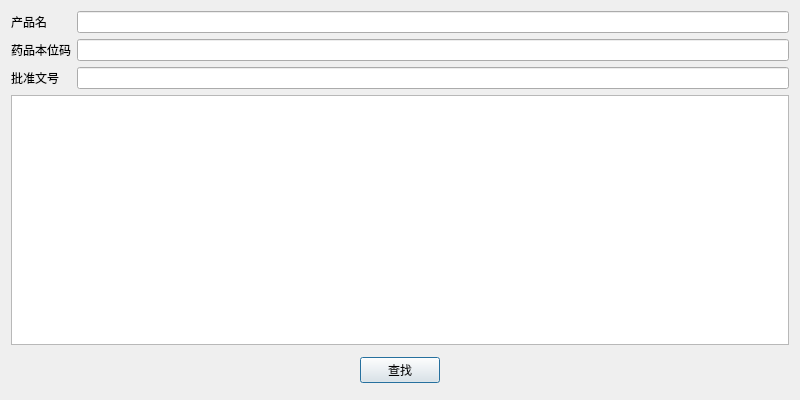
<?xml version="1.0" encoding="UTF-8"?>
<ui version="4.0">
 <class>medicine_selecter</class>
 <widget class="QDialog" name="medicine_selecter">
  <property name="geometry">
   <rect>
    <x>0</x>
    <y>0</y>
    <width>800</width>
    <height>400</height>
   </rect>
  </property>
  <property name="windowTitle">
   <string>Dialog</string>
  </property>
  <layout class="QVBoxLayout" name="verticalLayout">
   <item>
    <layout class="QFormLayout" name="formLayout">
     <item row="0" column="0">
      <widget class="QLabel" name="label">
       <property name="text">
        <string>产品名</string>
       </property>
      </widget>
     </item>
     <item row="1" column="0">
      <widget class="QLabel" name="label_2">
       <property name="text">
        <string>药品本位码</string>
       </property>
      </widget>
     </item>
     <item row="2" column="0">
      <widget class="QLabel" name="label_3">
       <property name="text">
        <string>批准文号</string>
       </property>
      </widget>
     </item>
     <item row="0" column="1">
      <widget class="QLineEdit" name="ap_name"/>
     </item>
     <item row="1" column="1">
      <widget class="QLineEdit" name="mid"/>
     </item>
     <item row="2" column="1">
      <widget class="QLineEdit" name="ap_num"/>
     </item>
    </layout>
   </item>
   <item>
    <widget class="QTableView" name="results">
     <property name="frameShadow">
      <enum>QFrame::Plain</enum>
     </property>
     <property name="editTriggers">
      <set>QAbstractItemView::NoEditTriggers</set>
     </property>
     <property name="selectionMode">
      <enum>QAbstractItemView::SingleSelection</enum>
     </property>
     <property name="selectionBehavior">
      <enum>QAbstractItemView::SelectRows</enum>
     </property>
    </widget>
   </item>
   <item>
    <layout class="QHBoxLayout" name="horizontalLayout">
     <property name="topMargin">
      <number>6</number>
     </property>
     <property name="bottomMargin">
      <number>6</number>
     </property>
     <item>
      <spacer name="horizontalSpacer">
       <property name="orientation">
        <enum>Qt::Horizontal</enum>
       </property>
       <property name="sizeHint" stdset="0">
        <size>
         <width>40</width>
         <height>20</height>
        </size>
       </property>
      </spacer>
     </item>
     <item>
      <widget class="QPushButton" name="search">
       <property name="text">
        <string>查找</string>
       </property>
      </widget>
     </item>
     <item>
      <spacer name="horizontalSpacer_2">
       <property name="orientation">
        <enum>Qt::Horizontal</enum>
       </property>
       <property name="sizeHint" stdset="0">
        <size>
         <width>40</width>
         <height>20</height>
        </size>
       </property>
      </spacer>
     </item>
    </layout>
   </item>
  </layout>
 </widget>
 <resources/>
 <connections/>
</ui>
